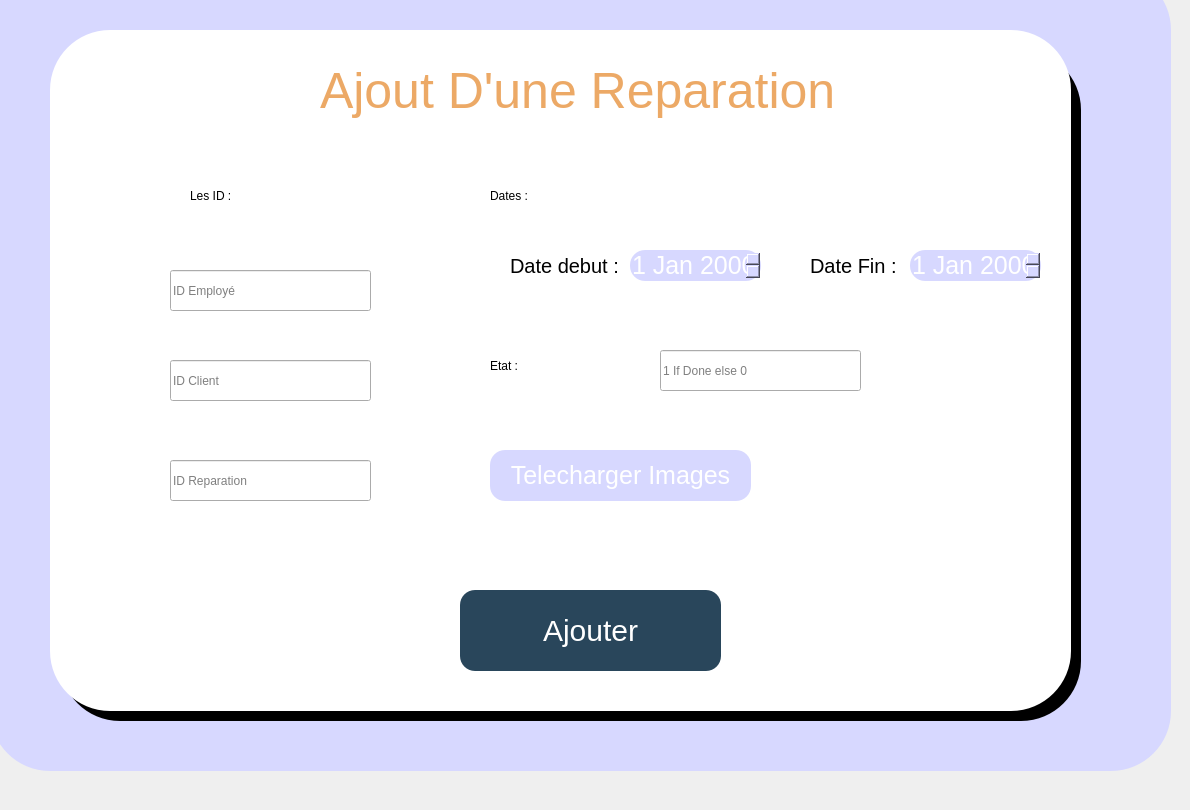
   <widget class="QWidget" name="page_4">
    <widget class="QPushButton" name="pushButton_8">
     <property name="geometry">
      <rect>
       <x>60</x>
       <y>50</y>
       <width>1021</width>
       <height>671</height>
      </rect>
     </property>
     <property name="styleSheet">
      <string notr="true">QPushButton{
background:black;
font-size:70px;
border-radius:60px;
color:white;
}</string>
     </property>
     <property name="text">
      <string/>
     </property>
    </widget>
    <widget class="QPushButton" name="pushButton_10">
     <property name="geometry">
      <rect>
       <x>50</x>
       <y>30</y>
       <width>1021</width>
       <height>681</height>
      </rect>
     </property>
     <property name="styleSheet">
      <string notr="true">QPushButton{
background:white;
font-size:70px;
border-radius:60px;
color:white;
}</string>
     </property>
     <property name="text">
      <string/>
     </property>
    </widget>
    <widget class="QPushButton" name="pushButton_11">
     <property name="geometry">
      <rect>
       <x>-10</x>
       <y>-30</y>
       <width>1181</width>
       <height>801</height>
      </rect>
     </property>
     <property name="styleSheet">
      <string notr="true">QPushButton{
background:rgb(215, 216, 255);
font-size:70px;
border-radius:60px;
color:white;
}</string>
     </property>
     <property name="text">
      <string/>
     </property>
    </widget>
    <widget class="QPushButton" name="Retour_3">
     <property name="geometry">
      <rect>
       <x>90</x>
       <y>70</y>
       <width>81</width>
       <height>71</height>
      </rect>
     </property>
     <property name="styleSheet">
      <string notr="true">QPushButton{
background:white;
font-size:70px;
border-radius:60px;
color:white;
}</string>
     </property>
     <property name="text">
      <string/>
     </property>
     <property name="icon">
      <iconset>
       <normaloff>../../../../../Downloads/Images/icons8-undo-100.png</normaloff>../../../../../Downloads/Images/icons8-undo-100.png</iconset>
     </property>
     <property name="iconSize">
      <size>
       <width>70</width>
       <height>70</height>
      </size>
     </property>
    </widget>
    <widget class="QLineEdit" name="id_em_txt">
     <property name="geometry">
      <rect>
       <x>170</x>
       <y>270</y>
       <width>201</width>
       <height>41</height>
      </rect>
     </property>
     <property name="placeholderText">
      <string>ID Employé</string>
     </property>
    </widget>
    <widget class="QLineEdit" name="id_c_txt">
     <property name="geometry">
      <rect>
       <x>170</x>
       <y>360</y>
       <width>201</width>
       <height>41</height>
      </rect>
     </property>
     <property name="placeholderText">
      <string>ID Client</string>
     </property>
    </widget>
    <widget class="QLineEdit" name="id_rep_txt">
     <property name="geometry">
      <rect>
       <x>170</x>
       <y>460</y>
       <width>201</width>
       <height>41</height>
      </rect>
     </property>
     <property name="placeholderText">
      <string>ID Reparation</string>
     </property>
    </widget>
    <widget class="QLabel" name="les_id">
     <property name="geometry">
      <rect>
       <x>190</x>
       <y>170</y>
       <width>151</width>
       <height>51</height>
      </rect>
     </property>
     <property name="text">
      <string>Les ID :</string>
     </property>
    </widget>
    <widget class="QLabel" name="dates">
     <property name="geometry">
      <rect>
       <x>490</x>
       <y>170</y>
       <width>151</width>
       <height>51</height>
      </rect>
     </property>
     <property name="text">
      <string>Dates :</string>
     </property>
    </widget>
    <widget class="QDateEdit" name="date_start_QDate">
     <property name="geometry">
      <rect>
       <x>630</x>
       <y>250</y>
       <width>131</width>
       <height>31</height>
      </rect>
     </property>
     <property name="styleSheet">
      <string notr="true">
background:rgb(215, 216, 255);
font-size:25px;
border-radius:15px;
color:white;
</string>
     </property>
    </widget>
    <widget class="QDateEdit" name="date_end_QDate">
     <property name="geometry">
      <rect>
       <x>910</x>
       <y>250</y>
       <width>131</width>
       <height>31</height>
      </rect>
     </property>
     <property name="styleSheet">
      <string notr="true">background:rgb(215, 216, 255);
font-size:25px;
border-radius:15px;
color:white;
</string>
     </property>
    </widget>
    <widget class="QLabel" name="etat">
     <property name="geometry">
      <rect>
       <x>490</x>
       <y>340</y>
       <width>101</width>
       <height>51</height>
      </rect>
     </property>
     <property name="text">
      <string>Etat :</string>
     </property>
    </widget>
    <widget class="QPushButton" name="telecharger_image_btn">
     <property name="geometry">
      <rect>
       <x>490</x>
       <y>450</y>
       <width>261</width>
       <height>51</height>
      </rect>
     </property>
     <property name="styleSheet">
      <string notr="true">QPushButton{
background:rgb(215, 216, 255);
font-size:25px;
border-radius:15px;
color:white;
}

QPushButton:hover{
color:#29465B;
border-radius:15px;
}</string>
     </property>
     <property name="text">
      <string>Telecharger Images</string>
     </property>
    </widget>
    <widget class="QLabel" name="debut">
     <property name="geometry">
      <rect>
       <x>510</x>
       <y>240</y>
       <width>111</width>
       <height>51</height>
      </rect>
     </property>
     <property name="styleSheet">
      <string notr="true">font-size:20px;</string>
     </property>
     <property name="text">
      <string>Date debut :</string>
     </property>
    </widget>
    <widget class="QLabel" name="fin">
     <property name="geometry">
      <rect>
       <x>810</x>
       <y>240</y>
       <width>91</width>
       <height>51</height>
      </rect>
     </property>
     <property name="styleSheet">
      <string notr="true">font-size:20px;</string>
     </property>
     <property name="text">
      <string>Date Fin :</string>
     </property>
    </widget>
    <widget class="QPushButton" name="ajouter_btn">
     <property name="geometry">
      <rect>
       <x>460</x>
       <y>590</y>
       <width>261</width>
       <height>81</height>
      </rect>
     </property>
     <property name="styleSheet">
      <string notr="true">QPushButton{
background:#29465B;
font-size:30px;
border-radius:15px;
color:white;
}

QPushButton:hover{
color:#3794AB;
border-radius:15px;
background:white;
font-size:30px;
}</string>
     </property>
     <property name="text">
      <string>Ajouter</string>
     </property>
    </widget>
    <widget class="QLabel" name="les_id_2">
     <property name="geometry">
      <rect>
       <x>320</x>
       <y>60</y>
       <width>531</width>
       <height>61</height>
      </rect>
     </property>
     <property name="styleSheet">
      <string notr="true">font-size:50px;
color:#ECA966;</string>
     </property>
     <property name="text">
      <string>Ajout D'une Reparation</string>
     </property>
    </widget>
    <widget class="QLineEdit" name="etat_txt">
     <property name="geometry">
      <rect>
       <x>660</x>
       <y>350</y>
       <width>201</width>
       <height>41</height>
      </rect>
     </property>
     <property name="placeholderText">
      <string>1 If Done else 0</string>
     </property>
    </widget>
    <zorder>pushButton_11</zorder>
    <zorder>pushButton_8</zorder>
    <zorder>pushButton_10</zorder>
    <zorder>Retour_3</zorder>
    <zorder>id_em_txt</zorder>
    <zorder>id_c_txt</zorder>
    <zorder>id_rep_txt</zorder>
    <zorder>les_id</zorder>
    <zorder>dates</zorder>
    <zorder>date_start_QDate</zorder>
    <zorder>date_end_QDate</zorder>
    <zorder>etat</zorder>
    <zorder>telecharger_image_btn</zorder>
    <zorder>debut</zorder>
    <zorder>fin</zorder>
    <zorder>ajouter_btn</zorder>
    <zorder>les_id_2</zorder>
    <zorder>etat_txt</zorder>
   </widget>
